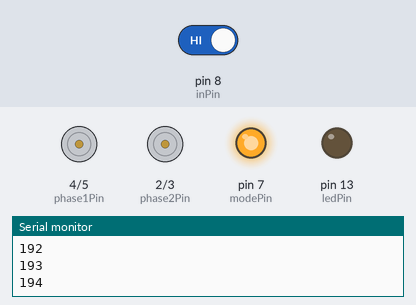
Bench run of a sketch on a simulated Arduino Uno, built with avr-gcc and run on an emulated ATmega328P. On the bench: direction and speed pins drawn as motors (green arrow = direction pin HIGH = forward, orange = LOW = backward, longer = more drive), output pins drawn as LEDs (lit = HIGH), the last lines printed to the serial monitor. Inputs (shaded band) come from the test bench; at power-on: pin 8 (inPin) HIGH.

Above: at 1.2 s.
1.3 s: pin 8 (inPin) driven LOW
At 3.8 s:
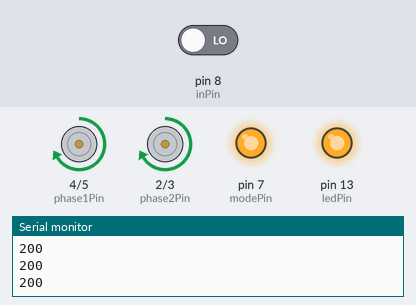
4.1 s: pin 8 (inPin) driven HIGH
At 5.2 s:
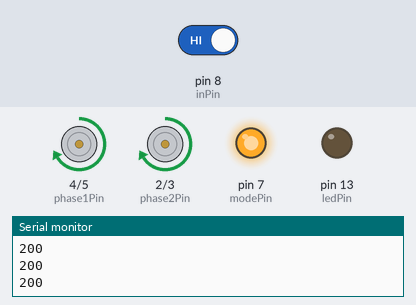
5.7 s: pin 8 (inPin) driven LOW
At 8.3 s:
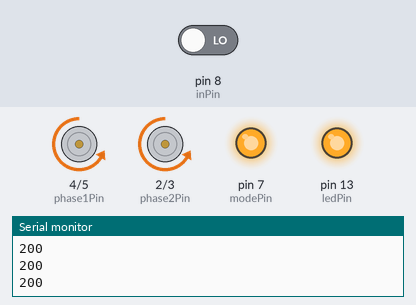
8.7 s: pin 8 (inPin) driven HIGH
At 9.9 s:
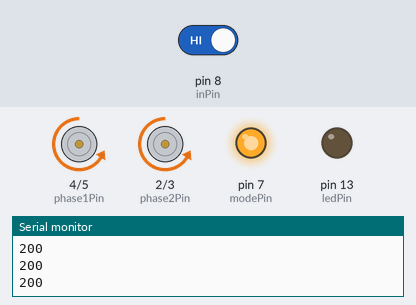
10.3 s: pin 8 (inPin) driven LOW
At 13.0 s:
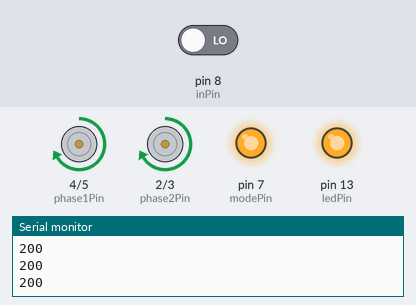
Timing chart, 0 to 14.3 s (numbered marks = the images above; inputs shaded):
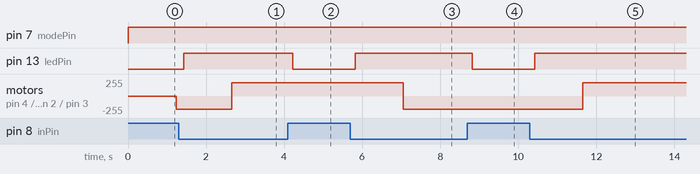

Measured:
- after the input at 1.3 s, pin 13 (ledPin): LOW → HIGH after 0.12 s; motor on pin 4 (phase1Pin) / pin 5 (enable1Pin), motor on pin 2 (phase2Pin) / pin 3 (enable2Pin): backward 200/255 → forward 200/255 after 1.4 s
- after the input at 4.1 s, pin 13 (ledPin): HIGH → LOW after 0.12 s
- after the input at 5.7 s, pin 13 (ledPin): LOW → HIGH after 0.12 s; motor on pin 4 (phase1Pin) / pin 5 (enable1Pin), motor on pin 2 (phase2Pin) / pin 3 (enable2Pin): forward 200/255 → backward 200/255 after 1.3 s
- after the input at 8.7 s, pin 13 (ledPin): HIGH → LOW after 0.12 s
- after the input at 10.3 s, pin 13 (ledPin): LOW → HIGH after 0.12 s; motor on pin 4 (phase1Pin) / pin 5 (enable1Pin), motor on pin 2 (phase2Pin) / pin 3 (enable2Pin): backward 200/255 → forward 200/255 after 1.3 s

The sketch:

drive_till_white.ino
```cpp
// (licence header left out)
int enable1Pin = 5; // enable of motor controller connected to digital pin 5
int phase1Pin = 4; // phase of motor controller connected to digital pin 4
int enable2Pin = 3; // enable of motor controller connected to digital pin 3
int phase2Pin = 2; // phase of motor controller connected to digital pin 2
int modePin = 7; // mode of motor controller connected to digital pin 7
int ledPin = 13; // indicator LED
int inPin = 8; // sensor input

int val = 0;
int turn_direction = LOW;
int fadeValue = 0;
int increment = 1;
int up_flag = 1;
boolean still_on_white = false;
int debounce = 20; //number of val==high iterations before reset still_on_white boolean
int high_val_counter = 0;
int low_val_counter = 0;
int max_speed = 200; //value between 0 and 255

void setup() {
  pinMode(ledPin, OUTPUT);
  pinMode(inPin, INPUT);
  pinMode(modePin, OUTPUT);
  pinMode(phase1Pin, OUTPUT);
  pinMode(phase2Pin, OUTPUT);
  Serial.begin(9600);
}

void loop()  {
  Serial.println(fadeValue);
  //setup
  //put motor controller in phase/enable mode
  digitalWrite(modePin, HIGH);

  //check: if white line detected, stop (TODO: better with an interupt)
  val = digitalRead(inPin);
  if((val == LOW) && (low_val_counter<debounce) && (!still_on_white))
  {
   low_val_counter++;
   high_val_counter = 0;
  }
  if(low_val_counter>=debounce){
    digitalWrite(ledPin, HIGH); // LED ON
    still_on_white = true; //you're on the white!
    fadeValue = 0;
    high_val_counter = 0;
    low_val_counter = 0;
    analogWrite(enable1Pin, fadeValue);
    analogWrite(enable2Pin, fadeValue);
    //move in other direction
    turn_direction = (!turn_direction);
    digitalWrite(phase1Pin, turn_direction);
    digitalWrite(phase2Pin, turn_direction);
  } else{
    if((val == HIGH) && (high_val_counter<debounce))
    {
      high_val_counter++;
      low_val_counter = 0;
    }
    if(high_val_counter>=debounce){
      still_on_white=false; //you're off the white
      digitalWrite(ledPin, LOW); // LED OFF
    }
    if((fadeValue>=max_speed) || (fadeValue>=255)) //max port value=255
    {
      up_flag = 0;
    }else{
      up_flag = 1;
    }
    fadeValue=fadeValue+up_flag*increment; //gently accelerate, till max speed
    analogWrite(enable1Pin, fadeValue);
    analogWrite(enable2Pin, fadeValue);
    delay(6);
  }
}
```
